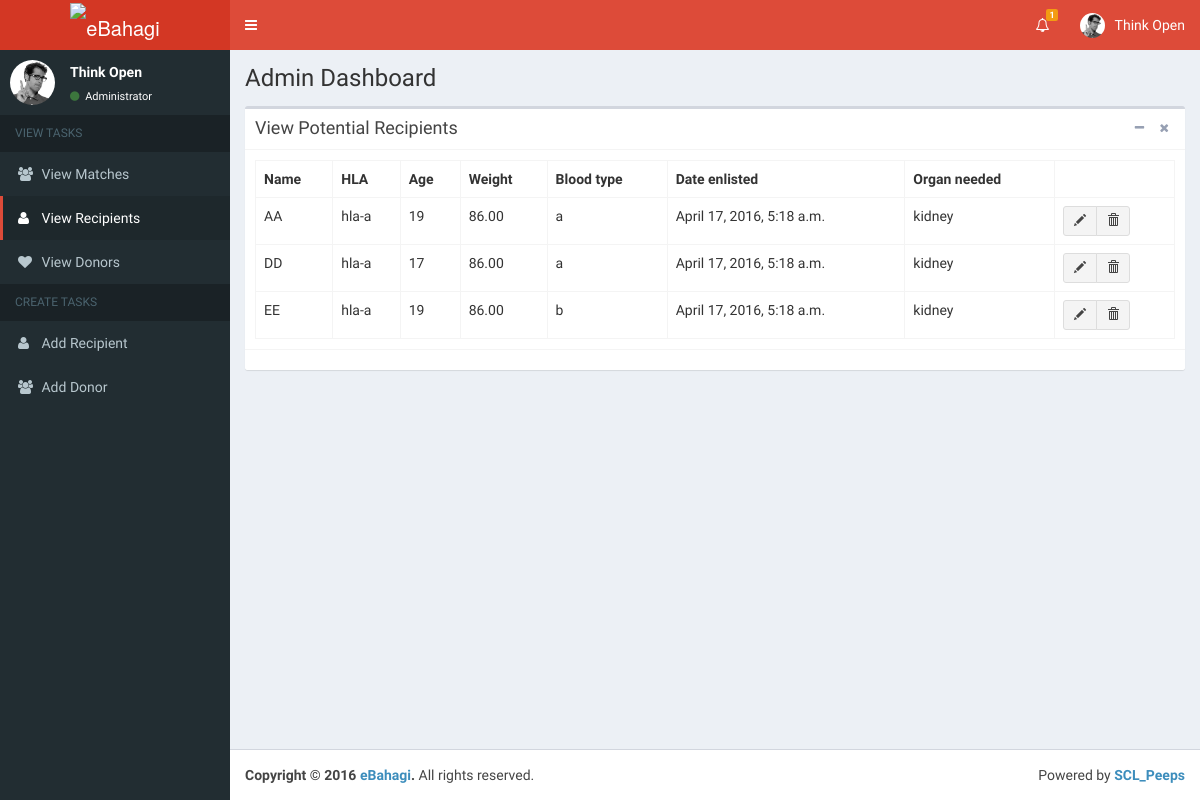
Before: /recipients/ with the older database file.
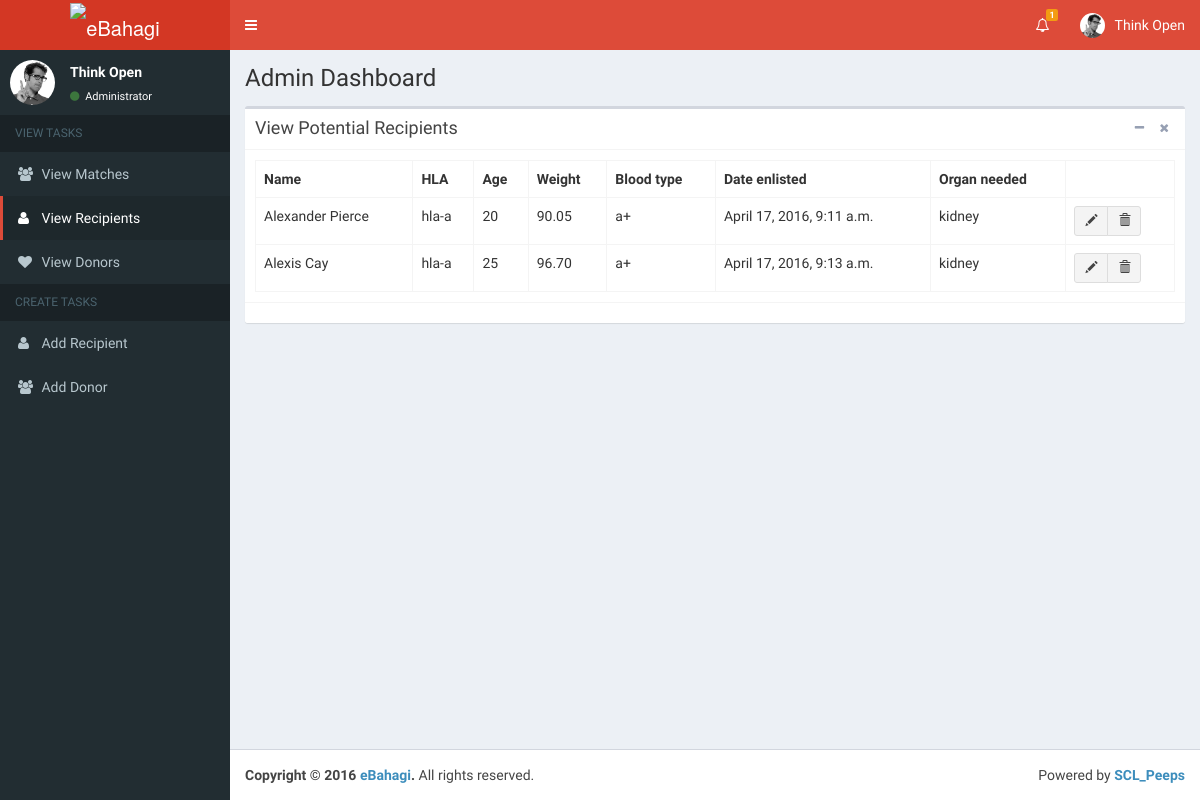
After: the same page with the newer database file.
### webapp/models.py (models this page shows, shortened)
class Person(models.Model):
    name = models.CharField(max_length = 50, default = '')
    hla = models.CharField(max_length = 20, default = '')
    age = models.IntegerField(default = 0)
    weight = models.DecimalField(decimal_places = 2, max_digits = 5, default = 0)
    blood = models.CharField(max_length = 5, default = '')
    contact = models.IntegerField(default = 0)
    date = models.DateTimeField(auto_now_add = True)
    enrollmentDate = models.IntegerField(default = 0)
    organ = models.ForeignKey(Organ)
    person_type = models.ForeignKey(PersonType)
    reactiveAntibodies = models.DecimalField(decimal_places = 2, max_digits = 5,default = 0)
    prevKidneyDonor = models.BooleanField(default = False)

class Organ(models.Model):
    name = models.CharField(unique = True, max_length = 10)
    description = models.CharField(max_length = 50, default = 'desc')

### webapp/views.py (the view)
# urls.py: url(r'^recipients/$', views.rec, name='rec'),
def rec(request):
    rec_list = Person.objects.filter(person_type__name='recipient')
    context = {'pagename': 'Recipients', 'rec_list': rec_list}
    return render(request, 'recipients.html', context)

### webapp/templates/recipients.html
{% extends 'dashboard.html' %}
{% block dashcontent %}
<div class="content-wrapper">
    <section class="content-header">
        <h1>
            Admin Dashboard
        </h1>
    </section>
    <section class="content">
      <div class="box">
        <div class="box-header with-border">
          <h3 class="box-title">View Potential Recipients</h3>
          <div class="box-tools pull-right">
            <button class="btn btn-box-tool" data-widget="collapse" data-toggle="tooltip" title="Collapse"><i class="fa fa-minus"></i></button>
            <button class="btn btn-box-tool" data-widget="remove" data-toggle="tooltip" title="Remove"><i class="fa fa-times"></i></button>
          </div>
        </div>
        <div class="box-body table-responsive">
          <table class="table table-bordered table-hover">
              <tr>
                  <th>Name</th>
                  <th>HLA</th>
                  <th>Age</th>
                  <th>Weight</th>
                  <th>Blood type</th>
                  <th>Date enlisted</th>
                  <th>Organ needed</th>
              </tr>
              {% for rec in rec_list %}
              <tr>
                  <td>{{ rec.name }}</td>
                  <td>{{ rec.hla }}</td>
                  <td>{{ rec.age }}</td>
                  <td>{{ rec.weight }}</td>
                  <td>{{ rec.blood }}</td>
                  <td>{{ rec.date }}</td>
                  <td>{{ rec.organ.name }}</td>
                  <td>
                      <div class="btn-group">
                        <a class="btn btn-default btn-sm" href="{% url 'person' rec.id %}"><span class="glyphicon glyphicon-pencil"></span></a>
                        <a class="btn btn-default btn-sm"><span class="glyphicon glyphicon-trash"></span></a>
                    </div>
                  </td>
              </tr>
              {% endfor %}
          </table>
        </div>
        <div class="box-footer">
        </div>
      </div>
    </section>
</div>
{% endblock %}

Changed rows visible on the page:
removed Person: name "AA", hla "hla-a", age "19", weight "86.00", blood "a", date "April 17, 2016, 5:18 a.m.", organ.name "kidney"
removed Person: name "DD", hla "hla-a", age "17", weight "86.00", blood "a", date "April 17, 2016, 5:18 a.m.", organ.name "kidney"
removed Person: name "EE", hla "hla-a", age "19", weight "86.00", blood "b", date "April 17, 2016, 5:18 a.m.", organ.name "kidney"
added Person: name "Alexander Pierce", hla "hla-a", age "20", weight "90.05", blood "a+", date "April 17, 2016, 9:11 a.m.", organ.name "kidney"
added Person: name "Alexis Cay", hla "hla-a", age "25", weight "96.70", blood "a+", date "April 17, 2016, 9:13 a.m.", organ.name "kidney"
